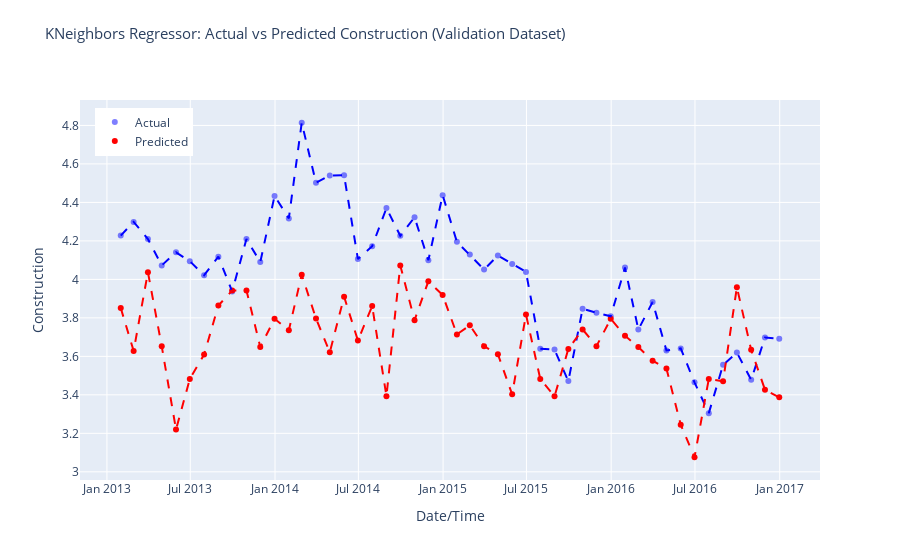

Notebook code cell kept with this figure:
### Code cell
# Make predictions on the validation data
y_pred = model.predict(X_val_data)

# Calculate evaluation metrics
mse = mean_squared_error(y_val_data, y_pred)
rmse = np.sqrt(mse)
r2 = r2_score(y_val_data, y_pred)

# Print the evaluation metrics
print('Mean Squared Error (MSE):', mse)
print('Root Mean Squared Error (RMSE):', rmse)
print('R-squared (R2):', r2)

# Combine y_test and y_pred into a DataFrame for easier plotting
predictions = pd.DataFrame({'Construction': y_val_data, 'prediction_label': y_pred}, index=X_val_data.index)

# Sort predictions DataFrame by index
predictions.sort_index(inplace=True)

# Create Plotly figure
fig = make_subplots(rows=1, cols=1, shared_xaxes=True, shared_yaxes=True)

# Add scatter plot for actual values
fig.add_trace(go.Scatter(x=predictions.index, y=predictions['Construction'],
                         mode='markers', marker=dict(color='blue', opacity=0.5),
                         name='Actual'), row=1, col=1)

# Add scatter plot for predicted values
fig.add_trace(go.Scatter(x=predictions.index, y=predictions['prediction_label'],
                         mode='markers', marker=dict(color='red'),
                         name='Predicted'), row=1, col=1)

# Add lines for sorted actual values
fig.add_trace(go.Scatter(x=predictions.index, y=predictions['Construction'].sort_index(),
                         mode='lines', line=dict(color='blue', dash='dash'),
                         showlegend=False), row=1, col=1)

# Add lines for sorted predicted values
fig.add_trace(go.Scatter(x=predictions.index, y=predictions['prediction_label'].sort_index(),
                         mode='lines', line=dict(color='red', dash='dash'),
                         showlegend=False), row=1, col=1)

fig.update_layout(title_text='KNeighbors Regressor: Actual vs Predicted Construction (Validation Dataset)',
                  title_font_size=15, title_y=.95,
                  xaxis_title='Date/Time', yaxis_title='Construction',
                  legend=dict(x=0.02, y=0.98),
                  grid=dict(rows=1, columns=1, ygap=0.2))

# Show interactive plot
fig.show()
